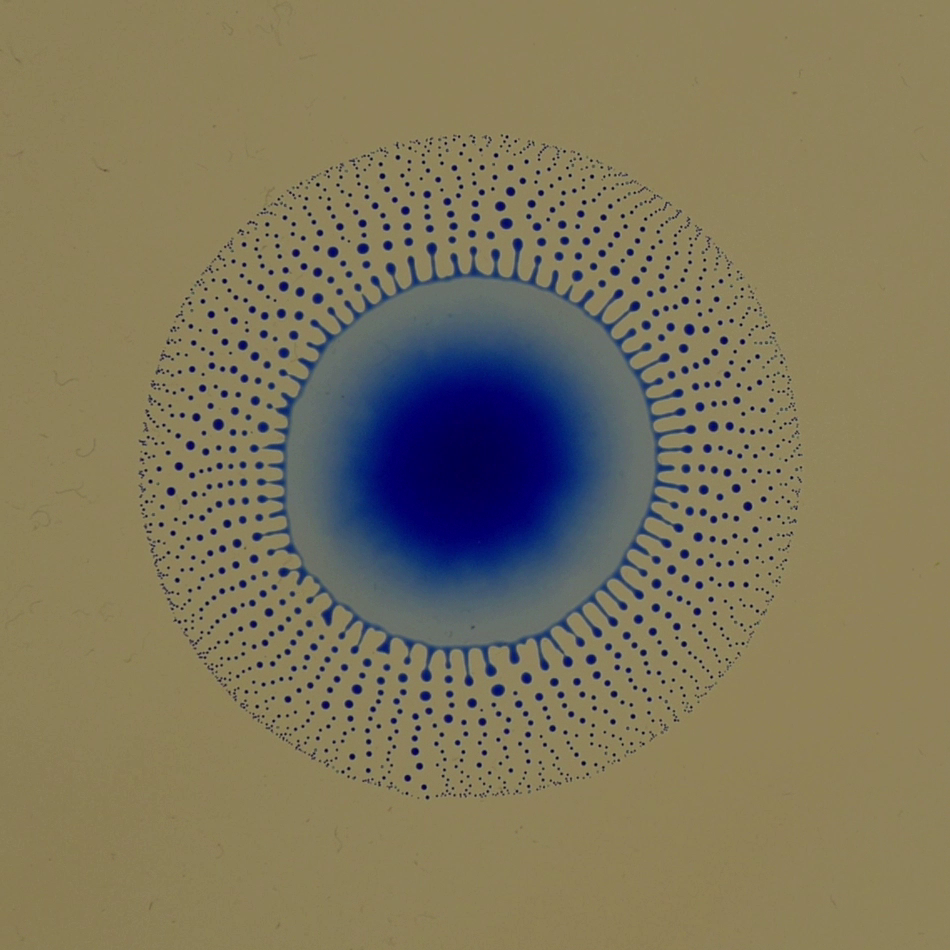
#> input picture dropletStatistics/testImg.tiff, 950 x 950 px
$ python -i main.py   (imports and definitions only)
#> lines starting #> are read from the running program, lines starting #| are printed output that depends on the picture; after the words box and inside, x2 and y2 are one past the last pixel; in counts of white or black regions, pixels touching at a corner belong together
#> further down, picture is the input picture: shape (950, 950, 3); mean B, G, R 92.6, 118.7, 127
from maragoniProcessing import *
import cv2

# [1 line that did not run here, left out]


# [2 lines not run here, left out]


def otsu(frame):
    gray = cv2.cvtColor(frame, cv2.COLOR_BGR2GRAY)
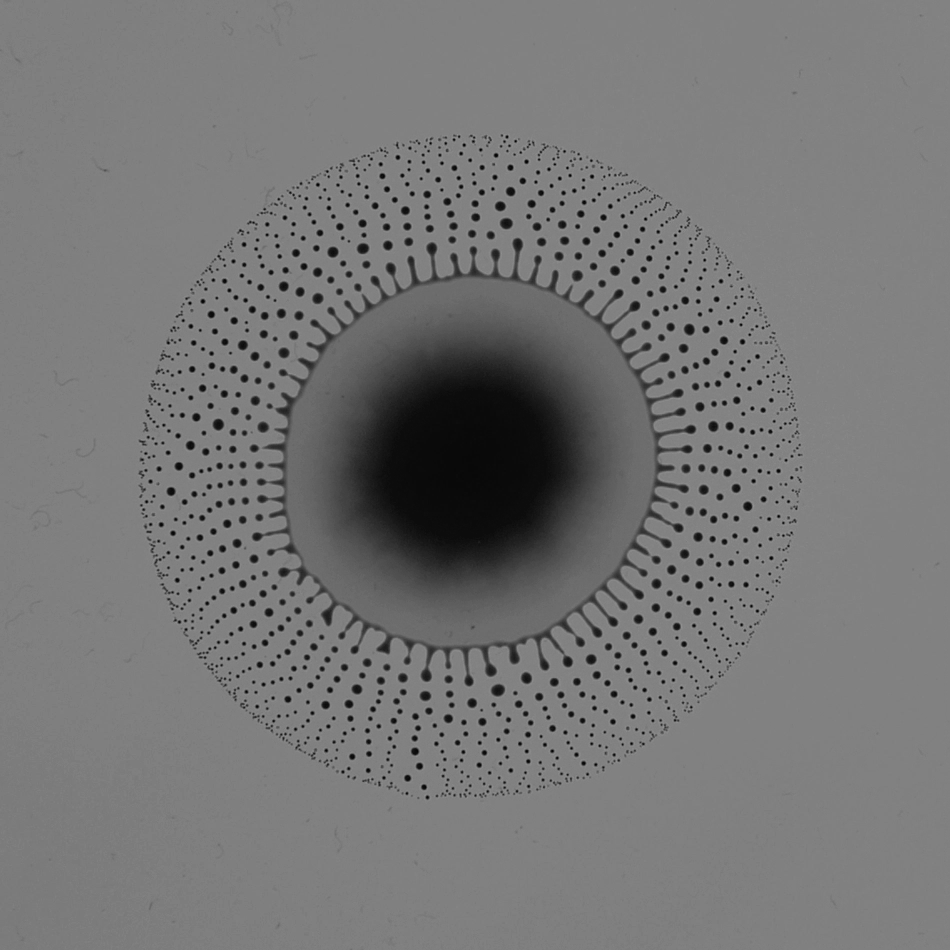
#> gray: shape (950, 950); min 1, max 149, mean 118.1
    th,otsu = cv2.threshold(gray,0,255,cv2.THRESH_BINARY_INV+cv2.THRESH_OTSU)
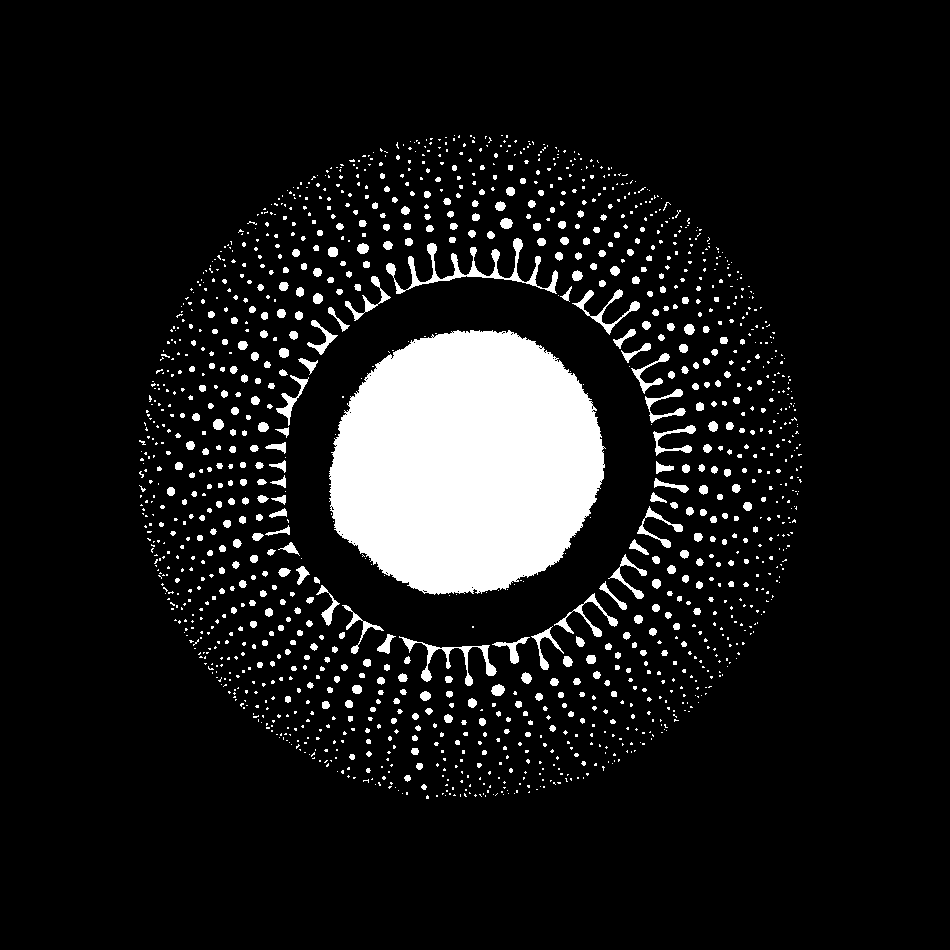
#> otsu: shape (950, 950); 9.7% white; 1452 white regions (1070 under 20 px), largest, box (x1, y1, x2, y2) and area: (329, 330, 606, 595) 56974, (386, 238, 558, 294) 1728, (399, 636, 497, 686) 863
#> th = 83
    img = cv2.cvtColor(otsu, cv2.COLOR_GRAY2RGB)
    return img

# [2 lines not run here, left out]

>>> import cv2
>>> picture = cv2.imread('dropletStatistics/testImg.tiff')
>>> result = otsu(picture)
